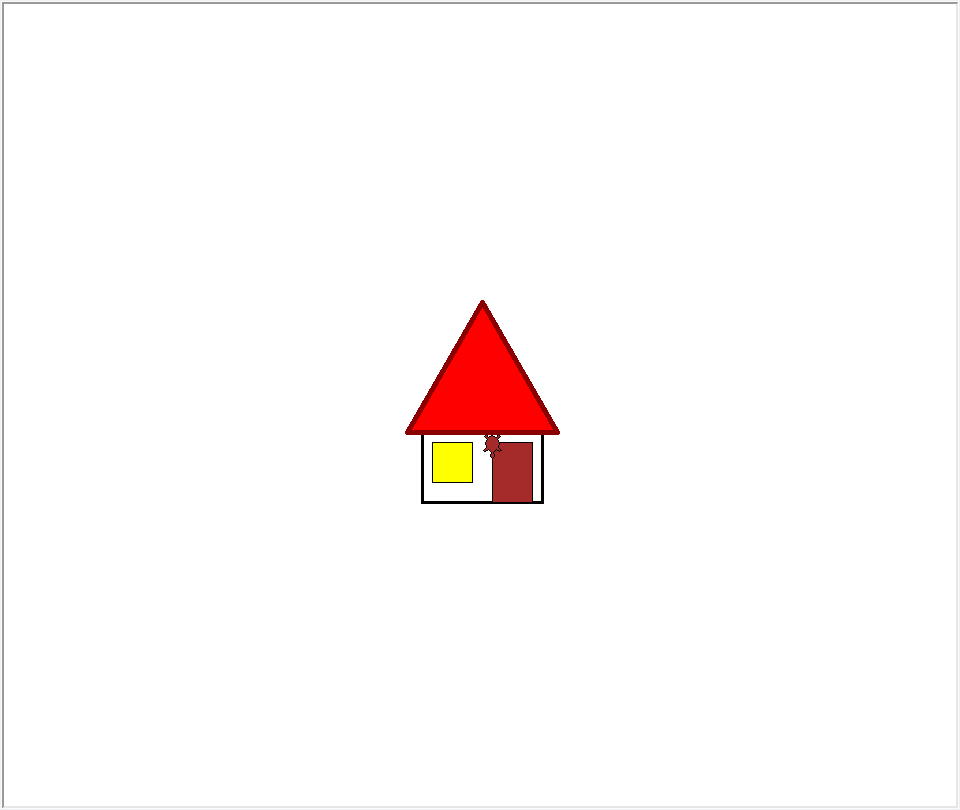

Here is the Python script that generated this plot:
import turtle

tina = turtle.Turtle(shape = "turtle")
#turtle.tracer(False)

tina.left(90)

tina.penup()
tina.back(25)
tina.right(90)
tina.back(60)
tina.pendown()

# Wand
tina.pensize(3)
tina.forward(120)
tina.right(90)
tina.forward(70)
tina.right(90)
tina.forward(120)
tina.right(90)
tina.forward(70)
tina.right(90)

tina.penup()
tina.back(15)
tina.pendown()

# Dach
tina.pensize(5)
tina.pencolor("darkred")
tina.fillcolor("red")
tina.begin_fill()
tina.forward(150)
tina.left(120)
tina.forward(150)
tina.left(120)
tina.forward(150)
tina.left(120)
tina.end_fill()

# Fenster
tina.penup()
tina.forward(25)
tina.right(90)
tina.forward(10)
tina.pensize(1)
tina.pencolor("black")
tina.fillcolor("yellow")
tina.pendown()
tina.begin_fill()
tina.forward(40)
tina.left(90)
tina.forward(40)
tina.left(90)
tina.forward(40)
tina.left(90)
tina.forward(40)
tina.left(90)
tina.end_fill()

# Türe
tina.penup()
tina.left(90)
tina.forward(60)
tina.right(90)
tina.pendown()
tina.fillcolor("brown")
tina.begin_fill()
tina.forward(60)
tina.left(90)
tina.forward(40)
tina.left(90)
tina.forward(60)
tina.left(90)
tina.forward(40)
tina.left(90)
tina.end_fill()

turtle.Screen().exitonclick()
